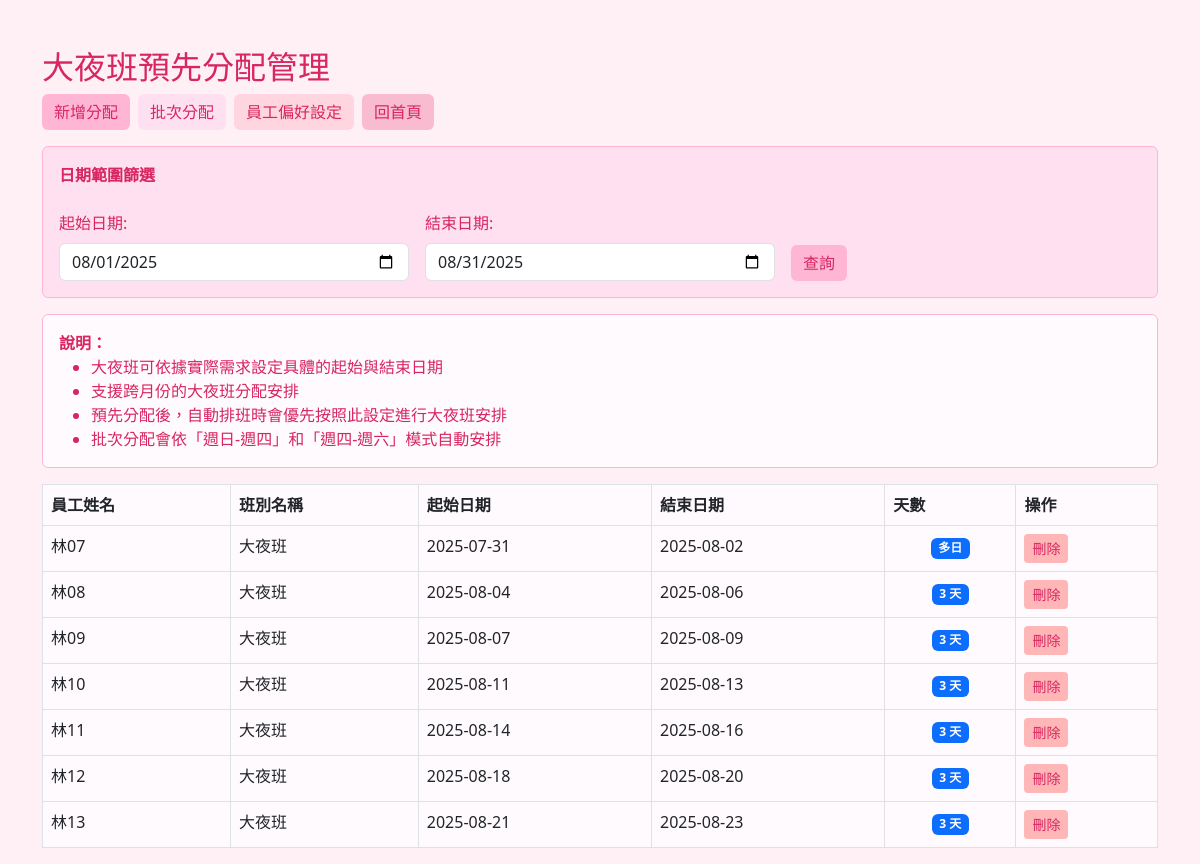
Before: /night_shift_allocation (signed in) with the older database file.
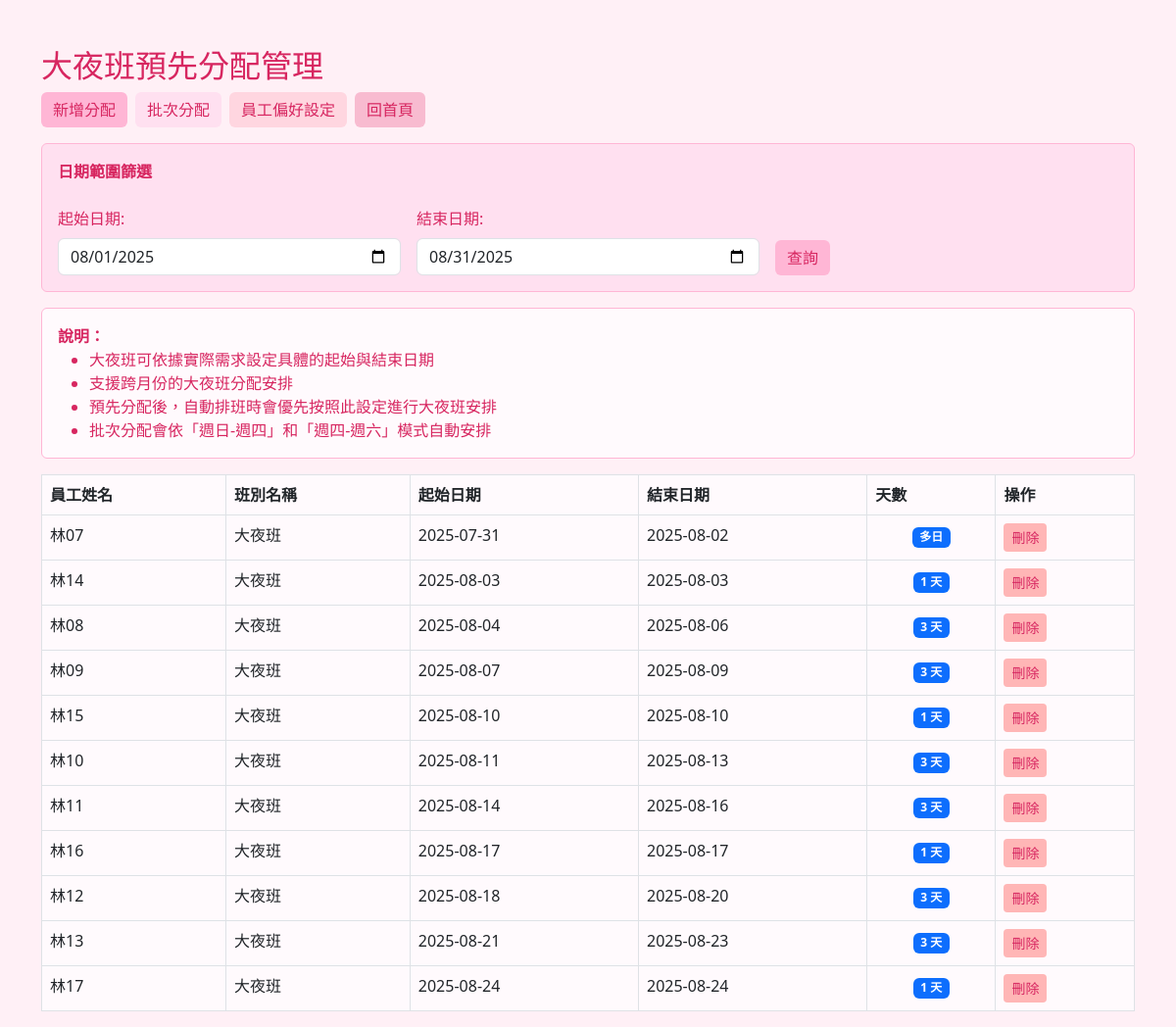
After: the same page with the newer database file.
### tables this page shows
CREATE TABLE night_shift_allocation (
                    id INTEGER PRIMARY KEY AUTOINCREMENT,
                    start_date TEXT NOT NULL,
                    end_date TEXT NOT NULL,
                    staff_id TEXT NOT NULL,
                    shift_id TEXT NOT NULL,
                    created_at TEXT DEFAULT CURRENT_TIMESTAMP,
                    FOREIGN KEY (staff_id) REFERENCES staff (staff_id),
                    FOREIGN KEY (shift_id) REFERENCES shift (shift_id),
                    UNIQUE(start_date, end_date, staff_id)
                );

CREATE TABLE staff (staff_id TEXT PRIMARY KEY, name TEXT, title TEXT, ward TEXT);

CREATE TABLE shift (shift_id TEXT PRIMARY KEY, name TEXT, time TEXT, required_count INTEGER, ward TEXT);

### app.py (the view)
@app.route('/night_shift_allocation')
@login_required
@admin_required
def night_shift_allocation():
    today = datetime.now()
    default_start = today.replace(day=1).strftime('%Y-%m-%d')
    default_end = (today.replace(day=1) + timedelta(days=32)).replace(day=1) - timedelta(days=1)
    default_end = default_end.strftime('%Y-%m-%d')
    start_date = request.args.get('start_date', default_start)
    end_date = request.args.get('end_date', default_end)
    conn = get_db_connection()
    staff_list = conn.execute('SELECT staff_id, name FROM staff ORDER BY name').fetchall()
    night_shifts = conn.execute('''
        SELECT shift_id, name FROM shift
        WHERE name LIKE '%大夜%' OR name LIKE '%夜班%'
        ORDER BY name
    ''').fetchall()
    allocations = conn.execute('''
        SELECT nsa.*, s.name as staff_name, sh.name as shift_name
        FROM night_shift_allocation nsa
        JOIN staff s ON nsa.staff_id = s.staff_id
        JOIN shift sh ON nsa.shift_id = sh.shift_id
        WHERE (nsa.start_date <= ? AND nsa.end_date >= ?) OR
              (nsa.start_date >= ? AND nsa.start_date <= ?) OR
              (nsa.end_date >= ? AND nsa.end_date <= ?)
        ORDER BY nsa.start_date, nsa.staff_id
    ''', (end_date, start_date, start_date, end_date, start_date, end_date)).fetchall()
    conn.close()
    return render_template('night_shift_allocation.html',
                         staff_list=staff_list,
                         night_shifts=night_shifts,
                         allocations=allocations,
                         start_date=start_date,
                         end_date=end_date)

### app.py (called while the page is built)
def get_db_connection():
    conn = sqlite3.connect(os.path.join('data', 'staff.db'))
    conn.row_factory = sqlite3.Row
    return conn

def login_required(f):
    @wraps(f)
    def decorated_function(*args, **kwargs):
        if 'user_id' not in session:
            return redirect(url_for('login'))
        return f(*args, **kwargs)
    return decorated_function

def admin_required(f):
    @wraps(f)
    def decorated_function(*args, **kwargs):
        if 'role' not in session or session['role'] != 'admin':
            flash('權限不足，僅限管理員操作', 'danger')
            return redirect(url_for('index'))
        return f(*args, **kwargs)
    return decorated_function

### templates/night_shift_allocation.html (shortened to what this page needs)
<!DOCTYPE html>
<html lang="zh-Hant">
<head>
    <link rel="stylesheet" href="https://cdn.jsdelivr.net/npm/bootstrap@5.3.0/dist/css/bootstrap.min.css">
</head>
<body>
    <div class="container mt-5">
        <div class="row">
            <div class="col-md-12">
                <h2>大夜班預先分配管理</h2>
                <div class="mb-3 d-flex gap-2">
                    <button type="button" class="btn btn-primary" data-bs-toggle="modal" data-bs-target="#addAllocationModal">
                        新增分配
                    </button>
                    <button type="button" class="btn btn-warning" data-bs-toggle="modal" data-bs-target="#batchAllocationModal">
                        批次分配
                    </button>
                    <a href="/staff_preference" class="btn btn-info">員工偏好設定</a>
                    <a href="/" class="btn btn-secondary">回首頁</a>
                </div>
                <div class="alert alert-warning mb-3">
                    <b>日期範圍篩選</b>
                    <form method="get" class="row g-3 mt-2">
                        <div class="col-md-4">
                            <label for="start_date" class="form-label">起始日期:</label>
                            <input type="date" class="form-control" id="start_date" name="start_date" value="{{ start_date }}" required>
                        </div>
                        <div class="col-md-4">
                            <label for="end_date" class="form-label">結束日期:</label>
                            <input type="date" class="form-control" id="end_date" name="end_date" value="{{ end_date }}" required>
                        </div>
                        <div class="col-md-4 d-flex align-items-end">
                            <button type="submit" class="btn btn-primary">查詢</button>
                        </div>
                    </form>
                </div>
                <div class="alert alert-info">
                    <strong>說明：</strong>
                    <ul class="mb-0">
                        <li>大夜班可依據實際需求設定具體的起始與結束日期</li>
                        <li>支援跨月份的大夜班分配安排</li>
                        <li>預先分配後，自動排班時會優先按照此設定進行大夜班安排</li>
                        <li>批次分配會依「週日-週四」和「週四-週六」模式自動安排</li>
                    </ul>
                </div>
                <table class="table table-bordered mt-3">
                    <thead>
                        <tr>
                            <th>員工姓名</th>
                            <th>班別名稱</th>
                            <th>起始日期</th>
                            <th>結束日期</th>
                            <th>天數</th>
                            <th>操作</th>
                        </tr>
                    </thead>
                    <tbody>
                        {% if allocations %}
                            {% for allocation in allocations %}
                                <tr>
                                    <td>{{ allocation.staff_name }}</td>
                                    <td>{{ allocation.shift_name }}</td>
                                    <td>{{ allocation.start_date }}</td>
                                    <td>{{ allocation.end_date }}</td>
                                    <td class="text-center">
                                        <span class="badge bg-primary">
                                        {% set start_parts = allocation.start_date.split('-') %}
                                        {% set end_parts = allocation.end_date.split('-') %}
                                        {% set start_year = start_parts[0] | int %}
                                        {% set start_month = start_parts[1] | int %}
                                        {% set start_day = start_parts[2] | int %}
                                        {% set end_year = end_parts[0] | int %}
                                        {% set end_month = end_parts[1] | int %}
                                        {% set end_day = end_parts[2] | int %}
                                        {% if start_year == end_year and start_month == end_month %}
                                            {{ end_day - start_day + 1 }} 天
                                        {% else %}
                                            多日
                                        {% endif %}
                                        </span>
                                    </td>
                                    <td>
                                        <form method="post" action="/delete_night_shift_allocation" style="display: inline;">
                                            <button type="submit" class="btn btn-danger btn-sm" onclick="return confirm('確定要刪除此分配嗎？')">刪除</button>
                                        </form>
                                    </td>
                                </tr>
                            {% endfor %}
                        {% else %}
                            <tr>
                                <td colspan="6" class="text-center text-muted">目前沒有大夜班預先分配</td>
                            </tr>
                        {% endif %}
                    </tbody>
                </table>
            </div>
        </div>
    </div>
</body>
</html>

### templates/night_shift_allocation.html (style rules this page uses)
body { background: #fff0f6; }
h2, h5, h6 { color: #d72660; }
.btn-primary, .btn-success, .btn-warning, .btn-danger, .btn-info, .btn-secondary { border: none; }
.btn-primary { background: #ffb6d5; color: #d72660; }
.btn-warning { background: #ffe0f0; color: #d72660; }
.btn-danger { background: #ffb6b6; color: #d72660; }
.btn-info { background: #ffd6e0; color: #d72660; }
.btn-secondary { background: #f8bbd0; color: #d72660; }
.table-bordered th, .table-bordered td { background: #fffafd; }
.alert-info { background: #fffafd; border-color: #ffb6d5; color: #d72660; }
.alert-warning { background: #ffe0f0; border-color: #ffb6d5; color: #d72660; }

Changed rows visible on the page:
added night_shift_allocation: staff_name "林14", shift_name "大夜班", start_date "2025-08-03", end_date "2025-08-03", end_day "1"
added night_shift_allocation: staff_name "林15", shift_name "大夜班", start_date "2025-08-10", end_date "2025-08-10", end_day "1"
added night_shift_allocation: staff_name "林16", shift_name "大夜班", start_date "2025-08-17", end_date "2025-08-17", end_day "1"
added night_shift_allocation: staff_name "林17", shift_name "大夜班", start_date "2025-08-24", end_date "2025-08-24", end_day "1"
